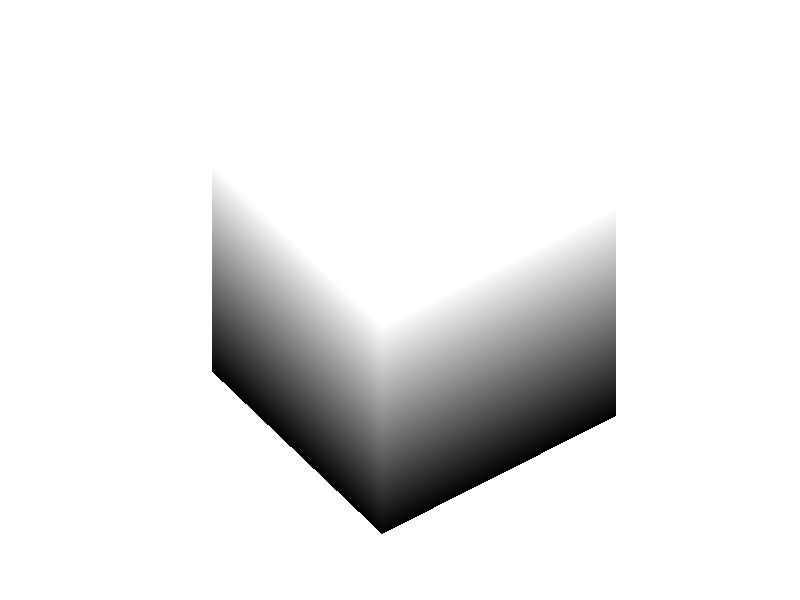

The MATLAB script that drew this image:
% Listing 11.06 Simple solid cube
xx = [  0  0  0  0  0   % P-P-P-P-P
       -1 -1  1  1 -1   % A-B-C-D-A
       -1 -1  1  1 -1   % E-F-G-H-E
        0  0  0  0  0]; % Q-Q-Q-Q-Q
yy = [  0  0  0  0  0   % P-P-P-P-P
        1 -1 -1  1  1   % A-B-C-D-A
        1 -1 -1  1  1   % E-F-G-H-E 
        0  0  0  0  0]; % Q-Q-Q-Q-Q
zz = [  1  1  1  1  1   % P-P-P-P-P
        1  1  1  1  1   % A-B-C-D-A
       -1 -1 -1 -1 -1   % E-F-G-H-E
       -1 -1 -1 -1 -1]; % Q-Q-Q-Q-Q
surf(xx, yy, zz)
colormap bone
axis equal
shading interp
view(-36, 44)
axis off
